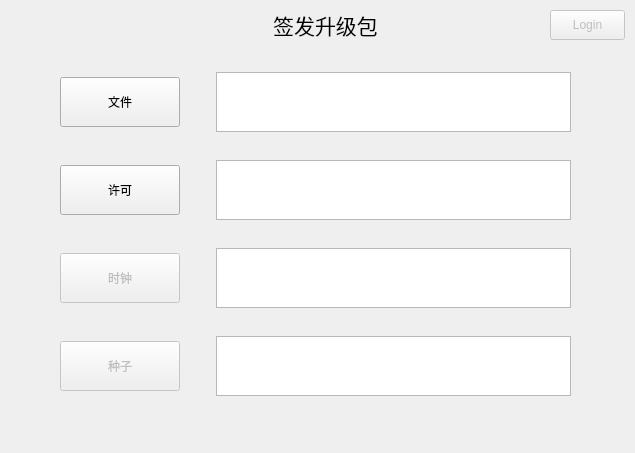
<?xml version="1.0" encoding="UTF-8"?>
<ui version="4.0">
 <class>Widget</class>
 <widget class="QWidget" name="Widget">
  <property name="geometry">
   <rect>
    <x>0</x>
    <y>0</y>
    <width>635</width>
    <height>453</height>
   </rect>
  </property>
  <property name="minimumSize">
   <size>
    <width>635</width>
    <height>453</height>
   </size>
  </property>
  <property name="maximumSize">
   <size>
    <width>635</width>
    <height>453</height>
   </size>
  </property>
  <property name="windowTitle">
   <string>Widget</string>
  </property>
  <widget class="QLabel" name="label">
   <property name="geometry">
    <rect>
     <x>40</x>
     <y>0</y>
     <width>571</width>
     <height>51</height>
    </rect>
   </property>
   <property name="text">
    <string>&lt;html&gt;&lt;head/&gt;&lt;body&gt;&lt;p align=&quot;center&quot;&gt;&lt;span style=&quot; font-size:16pt;&quot;&gt;签发升级包&lt;/span&gt;&lt;/p&gt;&lt;/body&gt;&lt;/html&gt;</string>
   </property>
  </widget>
  <widget class="QWidget" name="layoutWidget">
   <property name="geometry">
    <rect>
     <x>60</x>
     <y>50</y>
     <width>511</width>
     <height>370</height>
    </rect>
   </property>
   <layout class="QVBoxLayout" name="verticalLayout">
    <item>
     <layout class="QHBoxLayout" name="horizontalLayout">
      <item>
       <widget class="QPushButton" name="fileButton">
        <property name="minimumSize">
         <size>
          <width>120</width>
          <height>50</height>
         </size>
        </property>
        <property name="maximumSize">
         <size>
          <width>120</width>
          <height>50</height>
         </size>
        </property>
        <property name="text">
         <string>文件</string>
        </property>
       </widget>
      </item>
      <item>
       <spacer name="horizontalSpacer">
        <property name="orientation">
         <enum>Qt::Horizontal</enum>
        </property>
        <property name="sizeType">
         <enum>QSizePolicy::Minimum</enum>
        </property>
        <property name="sizeHint" stdset="0">
         <size>
          <width>30</width>
          <height>20</height>
         </size>
        </property>
       </spacer>
      </item>
      <item>
       <widget class="QListView" name="listView">
        <property name="minimumSize">
         <size>
          <width>0</width>
          <height>60</height>
         </size>
        </property>
        <property name="maximumSize">
         <size>
          <width>16777215</width>
          <height>60</height>
         </size>
        </property>
       </widget>
      </item>
     </layout>
    </item>
    <item>
     <layout class="QHBoxLayout" name="horizontalLayout_3">
      <item>
       <widget class="QPushButton" name="licenseButton">
        <property name="minimumSize">
         <size>
          <width>120</width>
          <height>50</height>
         </size>
        </property>
        <property name="maximumSize">
         <size>
          <width>120</width>
          <height>50</height>
         </size>
        </property>
        <property name="text">
         <string>许可</string>
        </property>
       </widget>
      </item>
      <item>
       <spacer name="horizontalSpacer_2">
        <property name="orientation">
         <enum>Qt::Horizontal</enum>
        </property>
        <property name="sizeType">
         <enum>QSizePolicy::Minimum</enum>
        </property>
        <property name="sizeHint" stdset="0">
         <size>
          <width>30</width>
          <height>20</height>
         </size>
        </property>
       </spacer>
      </item>
      <item>
       <widget class="QListView" name="listView_2">
        <property name="minimumSize">
         <size>
          <width>0</width>
          <height>60</height>
         </size>
        </property>
        <property name="maximumSize">
         <size>
          <width>16777215</width>
          <height>60</height>
         </size>
        </property>
       </widget>
      </item>
     </layout>
    </item>
    <item>
     <layout class="QHBoxLayout" name="horizontalLayout_5">
      <item>
       <widget class="QPushButton" name="clockButton">
        <property name="enabled">
         <bool>false</bool>
        </property>
        <property name="minimumSize">
         <size>
          <width>120</width>
          <height>50</height>
         </size>
        </property>
        <property name="maximumSize">
         <size>
          <width>120</width>
          <height>50</height>
         </size>
        </property>
        <property name="text">
         <string>时钟</string>
        </property>
       </widget>
      </item>
      <item>
       <spacer name="horizontalSpacer_4">
        <property name="orientation">
         <enum>Qt::Horizontal</enum>
        </property>
        <property name="sizeType">
         <enum>QSizePolicy::Minimum</enum>
        </property>
        <property name="sizeHint" stdset="0">
         <size>
          <width>30</width>
          <height>20</height>
         </size>
        </property>
       </spacer>
      </item>
      <item>
       <widget class="QListView" name="listView_3">
        <property name="minimumSize">
         <size>
          <width>0</width>
          <height>60</height>
         </size>
        </property>
        <property name="maximumSize">
         <size>
          <width>16777215</width>
          <height>60</height>
         </size>
        </property>
       </widget>
      </item>
     </layout>
    </item>
    <item>
     <layout class="QHBoxLayout" name="horizontalLayout_4">
      <item>
       <widget class="QPushButton" name="seedButton">
        <property name="enabled">
         <bool>false</bool>
        </property>
        <property name="minimumSize">
         <size>
          <width>120</width>
          <height>50</height>
         </size>
        </property>
        <property name="maximumSize">
         <size>
          <width>120</width>
          <height>50</height>
         </size>
        </property>
        <property name="text">
         <string>种子</string>
        </property>
       </widget>
      </item>
      <item>
       <spacer name="horizontalSpacer_3">
        <property name="orientation">
         <enum>Qt::Horizontal</enum>
        </property>
        <property name="sizeType">
         <enum>QSizePolicy::Minimum</enum>
        </property>
        <property name="sizeHint" stdset="0">
         <size>
          <width>30</width>
          <height>20</height>
         </size>
        </property>
       </spacer>
      </item>
      <item>
       <widget class="QListView" name="listView_4">
        <property name="minimumSize">
         <size>
          <width>0</width>
          <height>60</height>
         </size>
        </property>
        <property name="maximumSize">
         <size>
          <width>16777215</width>
          <height>60</height>
         </size>
        </property>
       </widget>
      </item>
     </layout>
    </item>
   </layout>
  </widget>
  <widget class="QPushButton" name="loginPushButton">
   <property name="enabled">
    <bool>false</bool>
   </property>
   <property name="geometry">
    <rect>
     <x>550</x>
     <y>10</y>
     <width>75</width>
     <height>30</height>
    </rect>
   </property>
   <property name="text">
    <string>Login</string>
   </property>
  </widget>
 </widget>
 <resources/>
 <connections/>
</ui>
